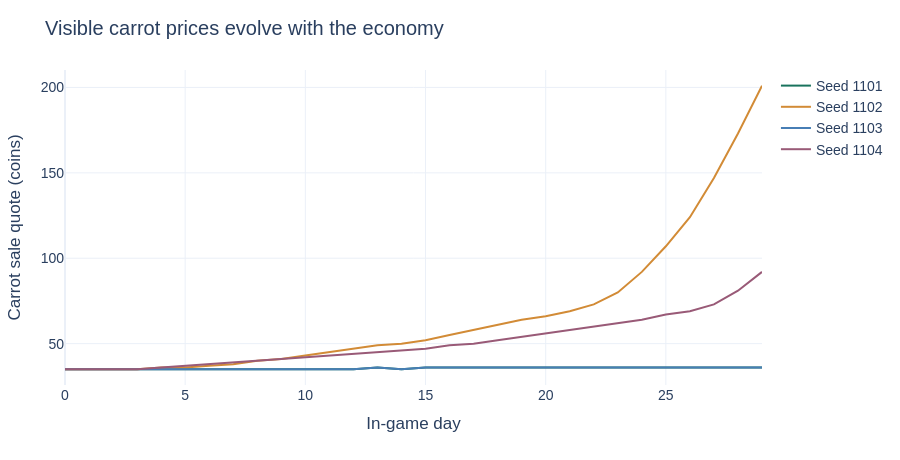

Source (notebook cell):
### Markdown cell above
### Market behavior motivates decision features

Town shops consume goods independently, including duplicate shops. The resulting market inventory affects nonlinear sale prices. Current demand is observable, but the identity of a future shop is not. The curves below come from actual completed development episodes.

### Code cell
fig = go.Figure()
for seed, group in trajectories.groupby("seed"):
    means = group.groupby("day")["carrot_price"].mean()
    fig.add_scatter(x=means.index.tolist(), y=means.tolist(), mode="lines", name=f"Seed {seed}")
fig.update_layout(
    title="Visible carrot prices evolve with the economy",
    xaxis_title="In-game day",
    yaxis_title="Carrot sale quote (coins)",
)
show_figure(fig)

### Figure 1 — Plotly figure (JSON) as saved in the notebook; plotly's stock layout.template omitted (floating-point values rounded to 4 significant figures)
{"data": [{"mode": "lines", "name": "Seed 1101", "type": "scatter", "x": [0, 1, 2, 3, 4, 5, 6, 7, 8, 9, 10, 11, 12, 13, 14, 15, 16, 17, 18, 19, 20, 21, 22, 23, 24, 25, 26, 27, 28, 29], "y": [35.0, 35.0, 35.0, 35.0, 35.0, 35.0, 35.0, 35.0, 35.0, 35.0, 35.0, 35.0, 35.0, 36.0, 35.0, 36.0, 36.0, 36.0, 36.0, 36.0, 36.0, 36.0, 36.0, 36.0, 36.0, 36.0, 36.0, 36.0, 36.0, 36.0]}, {"mode": "lines", "name": "Seed 1102", "type": "scatter", "x": [0, 1, 2, 3, 4, 5, 6, 7, 8, 9, 10, 11, 12, 13, 14, 15, 16, 17, 18, 19, 20, 21, 22, 23, 24, 25, 26, 27, 28, 29], "y": [35.0, 35.0, 35.0, 35.0, 36.0, 36.0, 37.0, 38.0, 40.0, 41.0, 43.0, 45.0, 47.0, 49.0, 50.0, 52.0, 55.0, 58.0, 61.0, 64.0, 66.0, 69.0, 73.0, 80.0, 92.0, 107.0, 124.0, 147.0, 173.0, 201.0]}, {"mode": "lines", "name": "Seed 1103", "type": "scatter", "x": [0, 1, 2, 3, 4, 5, 6, 7, 8, 9, 10, 11, 12, 13, 14, 15, 16, 17, 18, 19, 20, 21, 22, 23, 24, 25, 26, 27, 28, 29], "y": [35.0, 35.0, 35.0, 35.0, 35.0, 35.0, 35.0, 35.0, 35.0, 35.0, 35.0, 35.0, 35.0, 36.0, 35.0, 36.0, 36.0, 36.0, 36.0, 36.0, 36.0, 36.0, 36.0, 36.0, 36.0, 36.0, 36.0, 36.0, 36.0, 36.0]}, {"mode": "lines", "name": "Seed 1104", "type": "scatter", "x": [0, 1, 2, 3, 4, 5, 6, 7, 8, 9, 10, 11, 12, 13, 14, 15, 16, 17, 18, 19, 20, 21, 22, 23, 24, 25, 26, 27, 28, 29], "y": [35.0, 35.0, 35.0, 35.0, 36.0, 37.0, 38.0, 39.0, 40.0, 41.0, 42.0, 43.0, 44.0, 45.0, 46.0, 47.0, 49.0, 50.0, 52.0, 54.0, 56.0, 58.0, 60.0, 62.0, 64.0, 67.0, 69.0, 73.0, 81.0, 92.0]}], "layout": {"colorway": ["#19735d", "#d28b36", "#477eb5", "#995a77", "#78883c", "#7765ac", "#528f97", "#8a6d52"], "font": {"family": "Arial", "size": 14}, "height": 460, "margin": {"b": 75, "l": 65, "r": 30, "t": 70}, "title": {"text": "Visible carrot prices evolve with the economy"}, "xaxis": {"title": {"text": "In-game day"}}, "yaxis": {"title": {"text": "Carrot sale quote (coins)"}}}}
